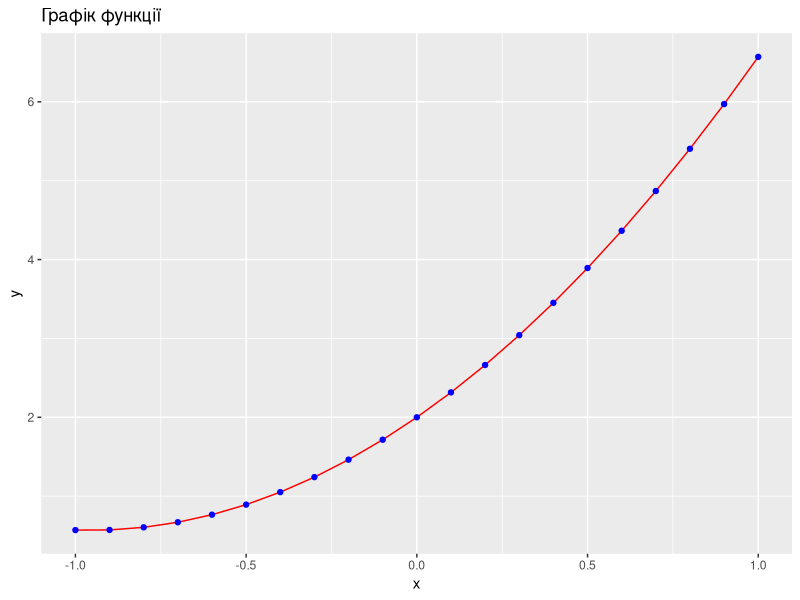

The R source for this figure:
## ---- chunk 1
library(ggplot2)
library(dplyr)

b0 <- 2
b1 <- 3
b2 <- 1.57

data <- tibble(
  x = seq(-1, 1, .1)
) %>%
  mutate(
    y = b0 + b1 * x + b2 * x^2
  )

ggplot(data, aes(x = x, y = y)) +
  geom_line(color = "red") +
  geom_point(color = "blue") +
  labs(title = "Графік функції", x = "x", y = "y")

## ---- chunk 2
df <- data.frame(x = data$x, y = data$y)

library(rio) 
export(df, "data/data.csv")

dfNew <- import("data/data.csv")

knitr::kable(head(dfNew), caption = "_Табл. 1. Фрагмент таблиці даних_")
